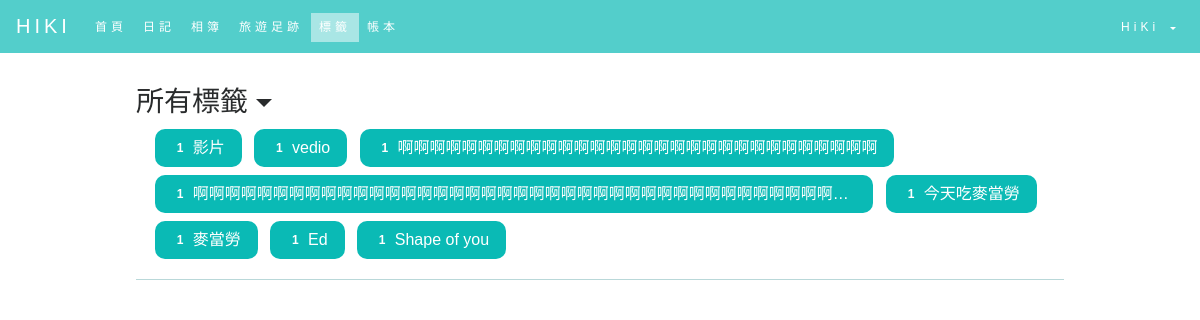
The app's page /diary/tag/ (signed in) with its own data.
### users/models.py (models this page shows, shortened)
class User(AbstractBaseUser, PermissionsMixin):
    email = models.EmailField(max_length=255, unique=True, db_index=True)
    name = models.CharField(max_length=100)
    verified = models.BooleanField(default=False)
    is_staff = models.BooleanField(default=False)
    is_active = models.BooleanField(default=True)
    date_joined = models.DateTimeField(default=timezone.now)
    objects = UserManager()
    USERNAME_FIELD = 'email'
    class Meta:
        verbose_name = _('user')
        verbose_name_plural = _('users')
        swappable = 'AUTH_USER_MODEL'

### diary/models.py (models this page shows, shortened)
class Tag(models.Model):
    tagName = models.CharField(max_length=20,unique=True,blank=False,null=False)

### diary/views.py (the view)
@login_required(login_url='/accounts/')
def tag(request):
    user = request.user
    mediaURL =  settings.MEDIA_URL
    tagList = []
    for diary in request.user.diary_set.all():
        for tag in diary.tags.all():
            if not tag in tagList:
                tagList.append(tag)
    if request.method == 'POST':
        tagID = request.POST.get('tag')
        tagDiary = Tag.objects.get(id=tagID).diary_set.all()
    return render(request, 'diary/display-tag.html', locals())

### templates/diary/display-tag.html (shortened to what this page needs)
{% load static %}
<!DOCTYPE html>
<head>
    <link rel="stylesheet" href="{% static 'css/main.css' %}">
    {% include 'include/bootstrap.html' %}
</head>
{% include 'include/nav.html' with name=user.name title='tag_' %}
<body>
    <main class="d-flex flex-column justify-content-center align-items-center">
        <div class="dropdown w-100 p-3">
            <header class="h3 dropdown-toggle mb-2" data-toggle="collapse" data-target="#tags">所有標籤</header>
            <div class="container">
                <div id="tags" class="show">
                    <span>
                        <form action="" method="post">{% csrf_token %}
                        {% for tag in tagList %}
                            <button type="submit" class="tag btn ml-1 custom-button" style="display:inline;" name="tag" value={{tag.id}} >
                               <span class="badge">{{tag.diary_set.all|length}}</span> {{tag.tagName}}
                    		</button>
                        {% endfor %}
                        </form>
                    </span>
                </div>
            </div>
            <hr>
        </div>
    </main>
</body>
</html>

### templates/include/nav.html (shortened to what this page needs)
﻿{% load static %}
	<nav class="navbar navbar-toggleable-md navbar-light fixed-top w-100">
		<div class="navbar-brand">HIKI</div>
	    <div id="navbar-collapse-1" class="collapse navbar-collapse">
			<ul class="navbar-nav">
				<li id="home_" class="nav-item">
					<a class="nav-link" href="{% url 'hiki' %}">首頁</a>
				</li>
				<li id="diary_" class="nav-item">
					<a class="nav-link" href="{% url 'diary_display' %}">日記</a>
				</li>
		      	<li id="photo_" class="nav-item">
		      		<a class="nav-link" href="{% url 'diary_media' %}">相簿</a>
		      	</li>
		      	<li id="map_" class="nav-item">
		      		<a class="nav-link" href="{% url 'diary_map' %}">旅遊足跡</a>
		      	</li>
		      	<li id="tag_" class="nav-item">
		      		<a class="nav-link" href="{% url 'diary_tag' %}">標籤</a>
		      	</li>
		      	<li id="tally_" class="nav-item">
		      		<a class="nav-link" href="{% url 'tally_display' %}">帳本</a>
		      	</li>
		    </ul>
		    <ul class="navbar-nav ml-auto">
		      	<li class="nav-item dropdown">
		            <a class="nav-link dropdown-toggle" data-toggle="dropdown" href="#" id="navbarDropdownMenuLink"  aria-haspopup="true" aria-expanded="false">
		                 {{name}}
		            </a>
	    		</li>
	    	</ul>
	    </div>
	</nav>

### staticfiles/css/main.css (style rules this page uses)
html, body { width:100%; margin:0; padding:0; }
.custom-button { background-color: #0ABAB5; color:white; }
hr { width:100%; margin:0; height:.1px; background-color:rgba(10,181,186,0.2); }

### templates/diary/display-tag.html (style rules this page uses)
html body { background-color: #FFF; margin: 0; width:100%; }
main { max-width: 960px; margin: 0 auto; }
.tag { white-space: nowrap; overflow: hidden; text-overflow: ellipsis; max-width: 80%; border-radius: 10px; margin: 0.25em; }

### templates/include/nav.html (style rules this page uses)
.navbar , .dropdown-menu { background-color: #53cecb !important; border:0px !important; font-family: Montserrat, sans-serif !important; font-size: 12px !important; line-height: 1.42857143 !important; letter-spacing: 4px !important; }
#navbar-collapse-1 { padding-top: 3px; }
.navbar-brand , .navbar-nav > li > a , .dropdown-menu > li > a { color:white !important; }
.active > a , .dropdown-item.active, .dropdown-item:active { color:#0ABAB5 !important; background-color: rgba(255,255,255,.5) !important; }

### records on screen
User: name "HiKi"
Tag: diary_set.all|length "1", tagName "影片"
Tag: diary_set.all|length "1", tagName "vedio"
Tag: diary_set.all|length "1", tagName "啊啊啊啊啊啊啊啊啊啊啊啊啊啊啊啊啊啊啊啊啊啊啊啊啊啊啊啊啊啊"
Tag: diary_set.all|length "1", tagName "啊啊啊啊啊啊啊啊啊啊啊啊啊啊啊啊啊啊啊啊啊啊啊啊啊啊啊啊啊啊啊啊啊啊啊啊啊啊啊啊…"
Tag: diary_set.all|length "1", tagName "今天吃麥當勞"
Tag: diary_set.all|length "1", tagName "麥當勞"
Tag: diary_set.all|length "1", tagName "Ed"
Tag: diary_set.all|length "1", tagName "Shape of you"
